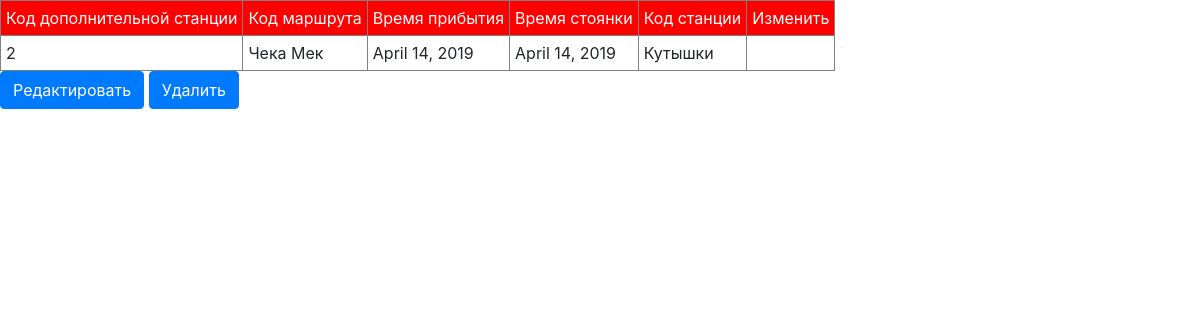
Screenshot of /ss/2/ with the database file from the repository.
### eshkere/models.py (models this page shows, shortened)
class S_Station(models.Model):
	code_of_s_station = models.AutoField(primary_key=True, verbose_name='КОД ДОПОЛНИТЕЛЬНОЙ СТАНЦИИ')
	code_of_route = models.ForeignKey(Route, on_delete=models.CASCADE, verbose_name='КОД МАРШРУТА')
	time_of_arrive = models.DateField(auto_now=True, verbose_name='ВРЕМЯ ПРИБЫТИЯ')
	time_of_stop = models.DateField(auto_now=True, verbose_name='ВРЕМЯ СТОЯНКИ')
	code_of_station = models.ForeignKey(Station, on_delete=models.CASCADE, verbose_name='КОД СТАНЦИИ')
	class Meta:
		verbose_name = 'Список дополнительных станций'
		verbose_name_plural = 'Список дополнительных станций'

class Route(models.Model):
	code_of_route = models.AutoField(primary_key=True, verbose_name = 'КОД МАРШРУТА')
	number_of_train = models.ForeignKey(Train, on_delete=models.CASCADE, verbose_name='НОМЕР ПОЕЗДА')
	d_departure = models.CharField(max_length=255, verbose_name='ДВ ОТПРАВЛЕНИЯ')
	d_arrival = models.CharField(max_length=255, verbose_name='ДВ ПРИБЫТИЯ')
	point_of_departure = models.ForeignKey(Station, related_name = 'p_d',on_delete=models.CASCADE, verbose_name='ПУНКТ ОТПРАВЛЕНИЯ')
	point_of_arrival = models.ForeignKey(Station,related_name = 'p_a', on_delete=models.CASCADE, verbose_name='ПУНКТ ПРИБЫТИЯ')
	def __str__(self):
		return "%s %s" % (self.d_departure, self.d_arrival)
	class Meta:
		verbose_name = 'Список маршрутов'
		verbose_name_plural = 'Список маршрутов'

class Station(models.Model):
	code_of_station = models.AutoField(primary_key=True, verbose_name='КОД СТАНЦИИ')
	name_of_station = models.CharField(max_length=255, verbose_name='НАЗВАНИЕ СТАНЦИИ')
	code_of_city = models.ForeignKey(City, on_delete = models.CASCADE, verbose_name = 'КОД ГОРОДА')
	def __str__(self):
		return "%s" % (self.name_of_station)
	class Meta:
		verbose_name = 'Список станций'
		verbose_name_plural = 'Список станций'

### eshkere/views.py (the view)
# urls.py: path('ss/<int:pk>/', tableDetailS_Station.as_view(), name='s_station'),
class tableDetailS_Station(DetailView):
	template_name = 's_station_detail.html'
	model = S_Station

### eshkere/templates/s_station_detail.html (shortened to what this page needs)
<!DOCTYPE html>
<html>
<head>
	<link rel="stylesheet" href="">
	<link rel="stylesheet" href="https://stackpath.bootstrapcdn.com/bootstrap/4.3.1/css/bootstrap.min.css">
</head>
<body>
	{% block content %}
	<table border="1" cellpadding="5px">
		<tr style="background: red; color: white;">
			<td>Код дополнительной станции</td>
			<td>Код маршрута</td>
			<td>Время прибытия</td>
			<td>Время стоянки</td>
			<td>Код станции</td>
			<td>Изменить</td>
		</tr>
		<tr>
			<td>{{object.pk}}</td>
			<td>{{object.code_of_route}}</td>
			<td>{{object.time_of_arrive}}</td>
			<td>{{object.time_of_stop}}</td>
			<td>{{object.code_of_station}}</td>
		</tr>
	</table>
	<a href="{% url 'updates_station' object.pk %}" class="btn btn-primary">Редактировать</a>
	<a href="{% url 'deletes_station' object.pk %}" class="btn btn-primary">Удалить</a>
	{% endblock %}
</body>
</html>

### rows the page displays
S_Station: pk "2", code_of_route "Чекa Мек", time_of_arrive "April 14, 2019", time_of_stop "April 14, 2019", code_of_station "Кутышки"
